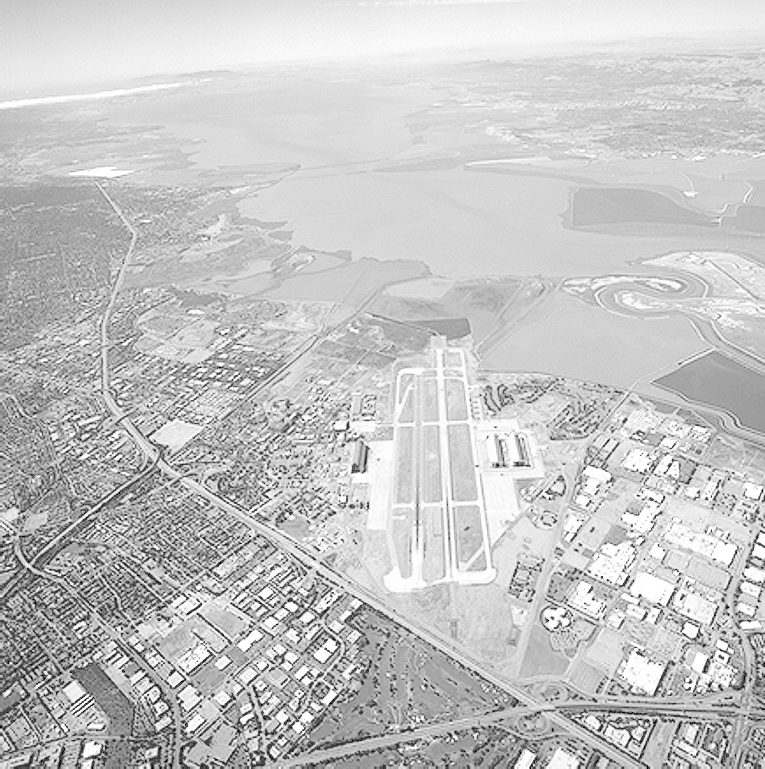
#> input picture PhepToanMienKhongGian/sanbay.tif, 765 x 769 px, found by its file name
$ python TangTuongPhan.py
#> lines starting #> are read from the running program, lines starting #| are printed output that depends on the picture
import cv2 as cv
import numpy as np
import matplotlib.pyplot as plt

def tang_do_tuong_phan(img, alpha, beta, gamma, a, b):
    # Tính giá trị mới của điểm a và b dựa trên các hệ số alpha và beta
    va = alpha * a
    vb = beta * (b - a) + va

    # Tạo một bản sao của ảnh đầu vào để không làm thay đổi ảnh gốc
    enhanced_img = np.copy(img)

    # Áp dụng phép biến đổi tuyến tính cho ảnh để tăng độ tương phản
    enhanced_img = cv.convertScaleAbs(enhanced_img, alpha=alpha, beta=beta)

    # Chuẩn hóa giá trị pixel trong phạm vi [va, vb]
    enhanced_img = np.clip(enhanced_img, va, vb)

    # Áp dụng phép biến đổi gamma
    enhanced_img = np.power(enhanced_img, gamma)

    return enhanced_img

def show_tang_do_tuong_phan():
    fig = plt.figure(figsize=(16, 9))
    ax1, ax2 = fig.subplots(1, 2)

    # Đọc ảnh đầu vào (ảnh xám)
    img = cv.imread('PhepToanMienKhongGian/sanbay.tif', 0)
#> img is the input picture: shape (769, 765); min 0, max 255, mean 197.1
    ax1.imshow(img, cmap='gray')
    ax1.set_title("Ảnh gốc")

    # Các hệ số alpha, beta, gamma, a, b
    alpha = 1
    beta = 1
    gamma = 1.5
    a = np.min(img)
#> a = 0
    b = np.max(img)
#> b = 255

    # Tăng độ tương phản của ảnh và hiển thị ảnh kết quả
    enhanced_img = tang_do_tuong_phan(img, alpha, beta, gamma, a, b)
#> in tang_do_tuong_phan, `va = alpha * a`: va = 0
#> in tang_do_tuong_phan, `vb = beta * (b - a) + va`: vb = 255
#> in tang_do_tuong_phan, `enhanced_img = np.power(enhanced_img, gamma)`:
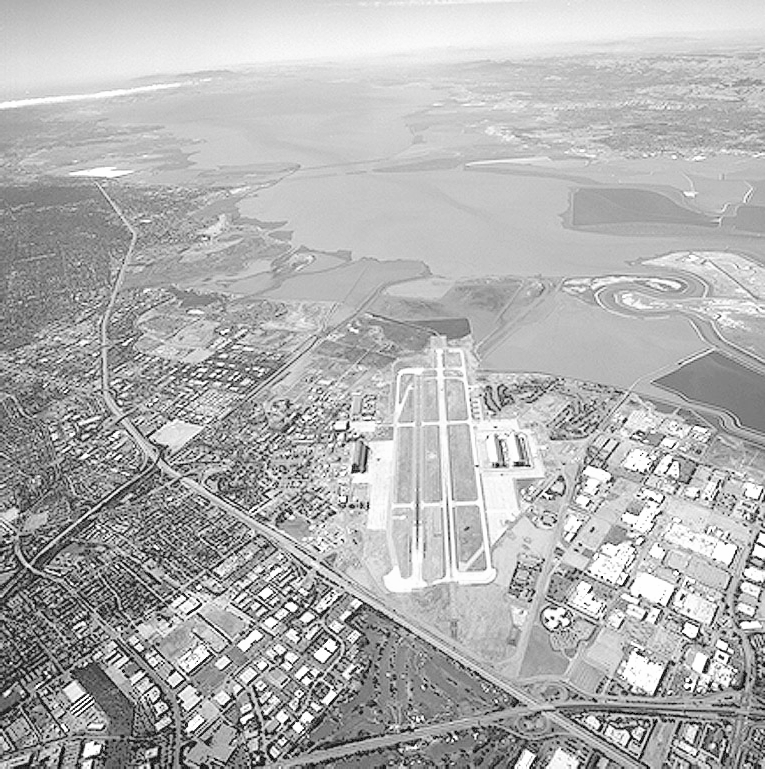
#> enhanced_img: shape (769, 765) float64; min 1, max 4072, mean 2836.5; drawn with min black and max white
    ax2.imshow(enhanced_img, cmap='gray')
    ax2.set_title("Ảnh sau khi tăng độ tương phản")

    plt.show()
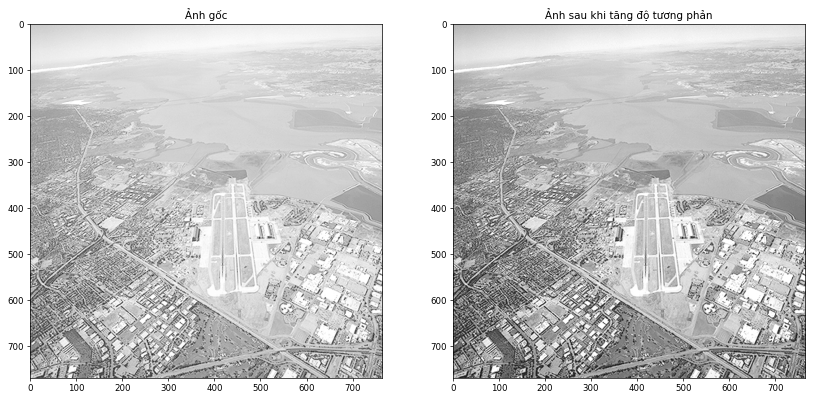
#> figure drawn by matplotlib, 2 panels

# Hàm main
if __name__ == '__main__':
    show_tang_do_tuong_phan()
